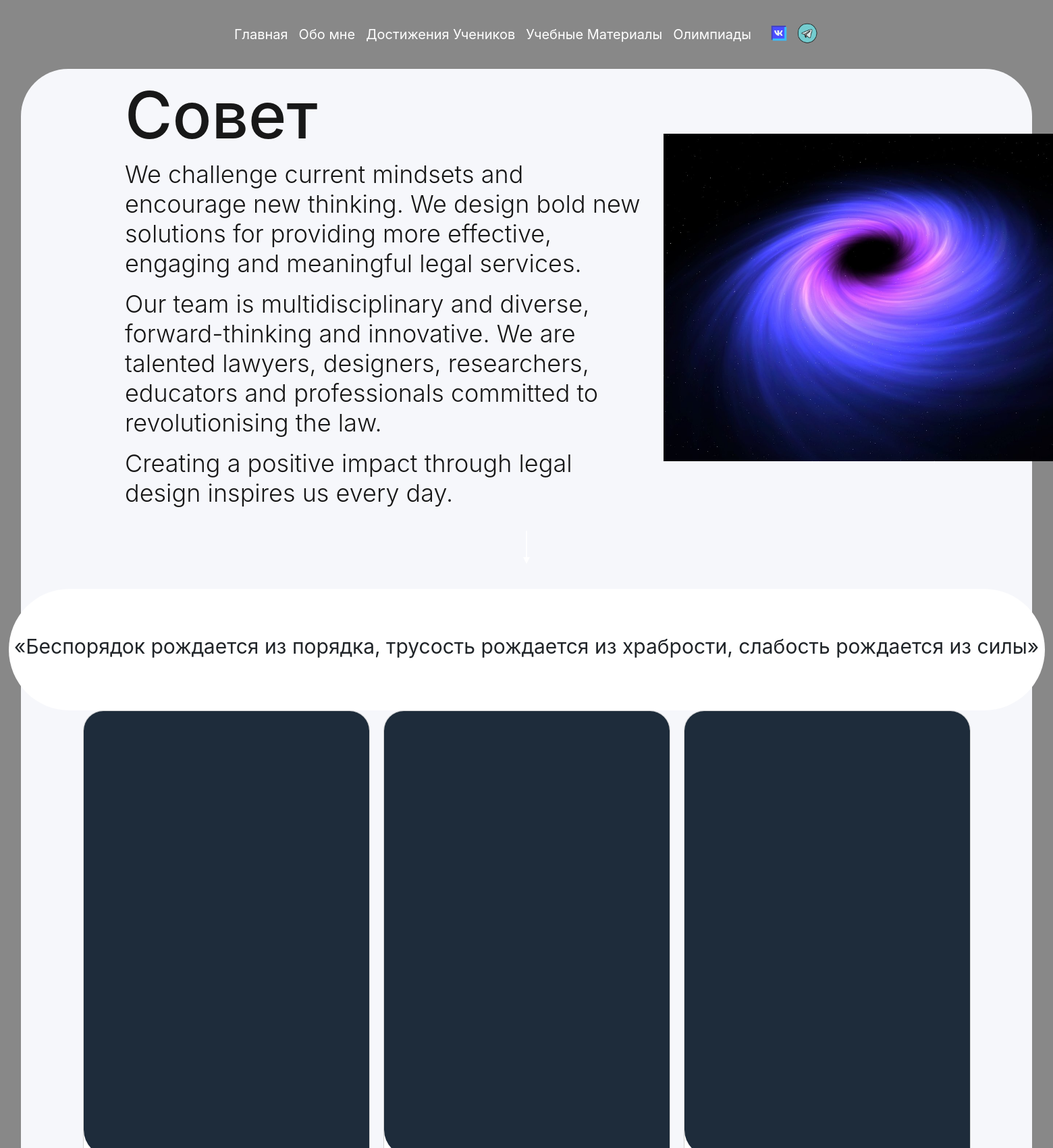
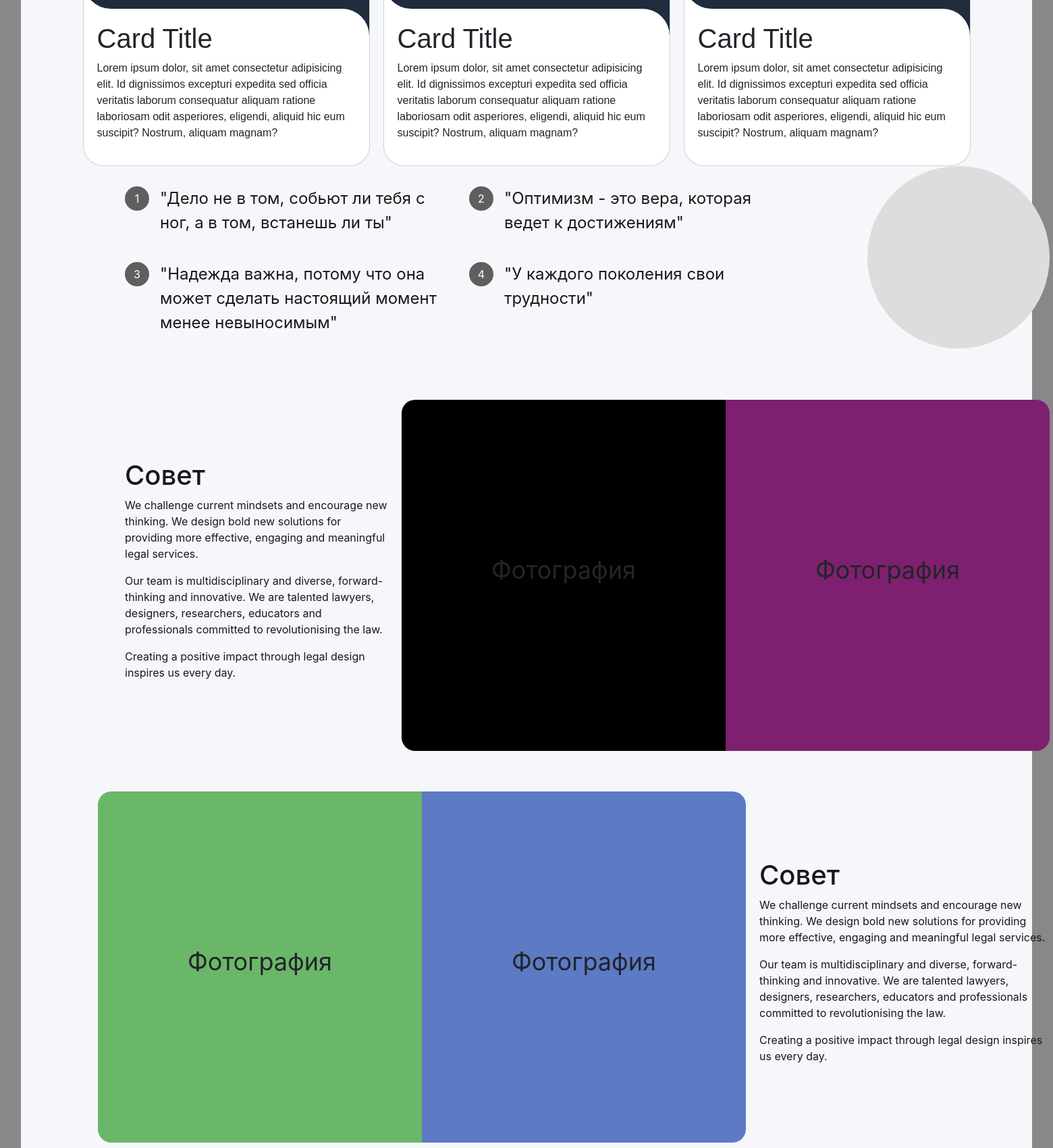
The page /mn.html/ (upper part) on the database its author committed (2 pictures, top to bottom).
### women/models.py (models this page shows)
class Women5(models.Model):
    title1 = models.CharField(max_length=255)
    text1 = models.TextField(blank=True)
    text2 = models.TextField(blank=True)
    text3 = models.TextField(blank=True)
    title2 = models.CharField(max_length=255)
    card1 = models.CharField(max_length=255)
    card2 = models.CharField(max_length=255)
    card3 = models.CharField(max_length=255)
    text_card1 = models.TextField(blank=True)
    text_card2 = models.TextField(blank=True)
    text_card3 = models.TextField(blank=True)
    content1 = models.CharField(max_length=255)
    content2 = models.CharField(max_length=255)
    content3 = models.CharField(max_length=255)
    content4 = models.CharField(max_length=255)
    content5 = models.CharField(max_length=255)
    content6 = models.TextField(blank=True)
    content7 = models.TextField(blank=True)
    content8 = models.TextField(blank=True)
    content9 = models.CharField(max_length=255)
    content10 = models.TextField(blank=True)
    content11 = models.TextField(blank=True)
    content12 = models.TextField(blank=True)
    content13 = models.TextField(blank=True)
    class Meta:
        verbose_name = 'Достижение учеников'
        verbose_name_plural = 'Страница сайта "Достижение учеников"'

### women/views.py (the view)
# urls.py: path('mn.html/', views.mn, name='mn'),
def mn(request):
    product = Women5.objects.all().first()
    return render(request, 'women/mn.html', {'article': product})

### women/templates/women/mn.html (shortened to what this page needs)
{% extends 'base.html' %}
{% load static %}
{% block content %}
<head>
  <link rel="stylesheet" href="{% static 'women/css/vid1.css'%}" type="text/css">
  <link rel="stylesheet" href="{% static 'women/css/gallery.css'%}" type="text/css">
</head>
<div class="block2">
        <section class="main">
          <div class="and">
            <div class="text">
              <h1 class="zav">{{ article.title1 }}</h1>
              <p>{{ article.text1 }}</p>
              <p>{{ article.text2 }} </p>
              <p>{{ article.text3 }}</p>
            </div>
            <div class="paint">
              <img src="{% static 'women/images/black.jpg'%}" alt="">
            </div>
          </div>
          <div class="ctr">
            <div class="most-upstairs">
              <div class="storona-uveka"></div>
            </div>
          </div>
          <div class="white">
            <div class="rectangle">
              <div class="rt">
                <p>{{ article.title2 }}</p>
              </div>
            </div>
          </div>
          <div class="three">
              <div class="card">
                <div class="top"></div>
                <div class="bottom1">
                  <div class="content">
                    <h1>{{ article.card1 }}</h1>
                    <p>{{ article.text_card1 }}</p>
                  </div>
                </div>
              </div>
              <div class="card">
                <div class="top"></div>
                <div class="bottom1">
                  <div class="content">
                    <h1>{{ article.card2 }}</h1>
                    <p>{{ article.text_card2 }}</p>
                  </div>
                </div>
              </div>
              <div class="card">
                <div class="top"></div>
                <div class="bottom1">
                  <div class="content">
                    <h1>{{ article.card3 }}</h1>
                    <p>{{ article.text_card3 }}</p>
                  </div>
                </div>
              </div>
          </div>
          <div class="tx">
            <ol class="quotes">
              <li class="quote">
                <span class="small-circle">1</span>
                <span class="sp">{{ article.content1 }}</span>
              </li>
              <li class="quote">
                <span class="small-circle">2</span>
                <span class="sp">{{ article.content2 }}</span>
              </li>
              <li class="quote">
                <span class="small-circle">3</span>
                <span class="sp">{{ article.content3 }}</span>
              </li>
              <li class="quote">
                <span class="small-circle">4</span>
                <span class="sp">{{ article.content4 }}</span>
              </li>
            </ol>
            <div class="circle"></div>
          </div>
          <div class="and2">
            <div class="text2">
              <h1 class="zav2">{{ article.content5 }}</h1>
              <p>{{ article.content6 }}</p>
              <p>{{ article.content7 }}</p>
              <p>{{ article.content8 }}</p>
            </div>
            <div class="paints">
              <div class="paint2">
                <p>Фотография</p>
              </div>
              <div class="paint22">
                <p>Фотография</p>
              </div>
            </div>
          </div>
          <div class="and3">
            <div class="paints3">
              <div class="paint3">
                <p>Фотография</p>
              </div>
              <div class="paint33">
                <p>Фотография</p>
              </div>
            </div>
            <div class="text3">
              <h1 class="zav3">{{ article.content9 }}</h1>
              <p>{{ article.content10 }}</p>
              <p>{{ article.content11 }}</p>
              <p>{{ article.content12 }}</p>
            </div>
          </div>
          <div class="gw">
          </div>
        </section>
      </div>
{% endblock %}

### women/static/women/css/vid1.css (style rules this page uses)
body { font-family:"Inter", sans-serif; background: #888888; height: 100%; }
.block2 { display: flex; border-radius: 70px; background-color: #f6f7fb; width: 96%; height: 100%; padding: 10px; justify-content: center; align-items: center; }
.main { display: block; flex: 1 1 auto; }
.and { display: flex; padding-left: 180px; align-items: center; height: 100%; width: 100%; column-gap: 20px; }
.text { --font-family:"Inter", sans-serif; column-count: 1; font: 300 36px var(--font-family); width: 100%; max-width: 800px; color: #181818; }
.zav { font: 500 96px var(--font-family); }
.paint { display: flex; width: 572px; height: 485px; }
.most-upstairs { height: 68px; margin: 18px 0; }
.storona-uveka { width: 0; height: 40px; border: 1px solid #fff; position: relative; animation: scroll 1.7s infinite; margin: auto; }
.storona-uveka::after { content: ''; display: block; position: absolute; top: 100%; left: -5px; width: 1px; height: 10px; border-top: 10px solid #ffffff; border-left: 5px solid transparent; border-right: 5px solid transparent; }
.white { display: flex; justify-content: center; align-items: center; }
.rectangle { border-radius: 150px; width: 1535px; height: 180px; background-color: #fff; }
.rt { text-align: center; line-height: 170px; font-size: 30px; }
.three { font-family: sans-serif; display: flex; min-height: 110vh; align-items: center; justify-content: center; column-count: 3; column-gap: 20px; }
.card { width: 425px; background: #ffffff; overflow: hidden; border-radius: 30px; }
.top { position: relative; width: 100%; height: 700px; background: #1e2c3b; background-size: cover; background-position: center; }
.bottom1 { position: relative; width: 100%; margin-top: -40px; }
.content { z-index: 2; position: relative; padding: 20px; }
.card .bottom1::after { position: absolute; content: ""; width: 100%; height: 40px; background: #fff; top: 0; left: 0; z-index: 1; border-top-right-radius: 40px; }
.card .bottom1::before { position: absolute; content: ""; width: 40px; height: 80px; background: transparent; z-index: 1; bottom: 100%; left: 0; border-bottom-left-radius: 40px; box-shadow: 0 40px 0 #fff; }
.tx { display: flex; column-count: 2; column-gap: 120px; }
.quotes { display: grid; grid-template-columns: repeat(2, 470px); grid-gap: 40px ; padding-left: 180px; padding-top: 30px; padding-bottom: 80px; }
.quote { display: grid; grid-gap: 20px; grid-template-columns: 32px 1fr; }
.small-circle { align-items: center; background-color: #5f5f5f; border-radius: 100px; color: #ffffff; display: flex; height: 36px; justify-content: center; padding: 7px; width: 36px; }
.sp { color: #181818; font-size: 24px; }
.circle { width: 270px; height: 270px; border-radius: 200px; background-color: #dddddd; }
.and2 { display: flex; padding-left: 180px; align-items: center; height: 100%; width: 100%; column-gap: 20px; }
.text2 { column-count: 1; font: 300 28px var(--font-family); width: 100%; max-width: 600px; color: #181818; }
.paints { display: flex; }
.paint2 { display: flex; width: 480px; height: 520px; background-color: #000; border-radius: 20px 0px 0px 20px; justify-content: center; align-items: center; font-size: 36px; }
.paint22 { display: flex; width: 480px; height: 520px; background-color: #7e206f; border-radius: 0px 20px 20px 0px; justify-content: center; align-items: center; font-size: 36px; }
.and3 { display: flex; padding-left: 140px; align-items: center; height: 100%; width: 100%; column-gap: 20px; padding-top: 60px; }
.text3 { column-count: 1; font: 300 28px var(--font-family); width: 100%; max-width: 600px; color: #181818; }
.paints3 { display: flex; }
.paint3 { display: flex; width: 480px; height: 520px; background: #6bb769; border-radius: 20px 0px 0px 20px; justify-content: center; align-items: center; font-size: 36px; }
.paint33 { display: flex; width: 480px; height: 520px; background: #5d7ac5; border-radius: 0px 20px 20px 0px; justify-content: center; align-items: center; font-size: 36px; }
.gw { display: flex; column-gap: 50px; padding-top: 50px; }

### rows shown on the page
Women5: title1 "Совет", text1 "We challenge current mindsets and encourage new thinking. We design bold new solutions for providing more effective, engaging and meaningful legal services.", text2 "Our team is multidisciplinary and diverse, forward-thinking and innovative. We are talented lawyers, designers, researchers, educators and professionals committed to revolutionising the law.", text3 "Creating a positive impact through legal design inspires us every day.", title2 "«Беспорядок рождается из порядка, трусость рождается из храбрости, слабость рождается из силы»", card1 "Card Title", text_card1 "Lorem ipsum dolor, sit amet consectetur adipisicing elit. Id dignissimos excepturi expedita sed officia veritatis laborum consequatur aliquam ratione laboriosam odit asperiores, eligendi, aliquid hic eum suscipit? Nostrum, aliquam magnam?", card2 "Card Title", text_card2 "Lorem ipsum dolor, sit amet consectetur adipisicing elit. Id dignissimos excepturi expedita sed officia veritatis laborum consequatur aliquam ratione laboriosam odit asperiores, eligendi, aliquid hic eum suscipit? Nostrum, aliquam magnam?", card3 "Card Title", text_card3 "Lorem ipsum dolor, sit amet consectetur adipisicing elit. Id dignissimos excepturi expedita sed officia veritatis laborum consequatur aliquam ratione laboriosam odit asperiores, eligendi, aliquid hic eum suscipit? Nostrum, aliquam magnam?", content1 "\"Дело не в том, собьют ли тебя с ног, а в том, встанешь ли ты\"", content2 "\"Оптимизм - это вера, которая ведет к достижениям\"", content3 "\"Надежда важна, потому что она может сделать настоящий момент менее невыносимым\"", content4 "\"У каждого поколения свои трудности\"", content5 "Совет", content6 "We challenge current mindsets and encourage new thinking. We design bold new solutions for providing more effective, engaging and meaningful legal services.", content7 "Our team is multidisciplinary and diverse, forward-thinking and innovative. We are talented lawyers, designers, researchers, educators and professionals committed to revolutionising the law.", content8 "Creating a positive impact through legal design inspires us every day.", content9 "Совет", content10 "We challenge current mindsets and encourage new thinking. We design bold new solutions for providing more effective, engaging and meaningful legal services.", content11 "Our team is multidisciplinary and diverse, forward-thinking and innovative. We are talented lawyers, designers, researchers, educators and professionals committed to revolutionising the law.", content12 "Creating a positive impact through legal design inspires us every day."
